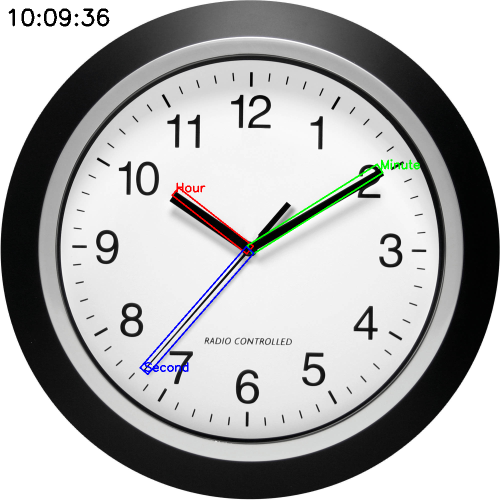
#> input picture result/clock_0.png, 1000 x 1000 px, given as the content of the folder images, which was not available (shown at 1/2 size)
$ python code.py
#> lines starting #> are read from the running program, lines starting #| are printed output that depends on the picture; after the words box and inside, x2 and y2 are one past the last pixel; in counts of white or black regions, pixels touching at a corner belong together; pictures that were not available may be replaced by others from this repository, and a replacement may not be noted
import math
import os

import cv2
import numpy as np


def write_image(image, index=""):
    """Lưu ảnh vào thư mục result"""
    if not os.path.exists("result"):
        os.makedirs("result")
    image_path = f"result/clock_{index}.png"

    if os.path.exists(image_path):
        os.remove(image_path)
    cv2.imwrite(image_path, image)


def resize_image(image, max_size=1000):
    """Resize ảnh về kích thước tối đa max_size"""
    height, width = image.shape[:2]
    scale = max_size / max(height, width)
    new_size = (int(width * scale), int(height * scale))
    return cv2.resize(image, new_size, interpolation=cv2.INTER_AREA)


def find_circle(image):
    """Tìm tâm và bán kính của đồng hồ."""
    gray = cv2.cvtColor(image, cv2.COLOR_BGR2GRAY)
    gray = cv2.medianBlur(gray, 5)

    x_center, y_center, radius = None, None, None

    circles = cv2.HoughCircles(
        gray,
        cv2.HOUGH_GRADIENT,
        1,
        120,
        param1=100,
        param2=100,
        minRadius=40,
        maxRadius=0,
    )

    if circles is not None:
        x_center, y_center, radius = np.uint16(np.around(circles[0, 0]))

    else:
        edges = cv2.Canny(gray, 50, 150)
        contours, _ = cv2.findContours(edges, cv2.RETR_TREE, cv2.CHAIN_APPROX_SIMPLE)
        for contour in sorted(contours, key=cv2.contourArea, reverse=True):
            perimeter = cv2.arcLength(contour, True)
            approx = cv2.approxPolyDP(contour, 0.02 * perimeter, True)
            if len(approx) == 4:
                x, y, w, h = cv2.boundingRect(approx)
                x_center = x + w // 2
                y_center = y + h // 2
                radius = max(w, h) // 2
                break

    return x_center, y_center, radius


def detect_and_group_lines(blurred, center_x, center_y, radius):
    """Phát hiện các đường thẳng và nhóm chúng thành các nhóm dựa trên góc."""
    edges = cv2.Canny(blurred, 50, 150)
    lines = cv2.HoughLinesP(
        edges, 1, np.pi / 180, threshold=100, minLineLength=100, maxLineGap=20
    )

    if lines is None:
        return []

    groups = []
    for line in lines:
        x1, y1, x2, y2 = line[0]
        lengths = [
            np.linalg.norm([x1 - center_x, y1 - center_y]),
            np.linalg.norm([x2 - center_x, y2 - center_y]),
        ]
        if max(lengths) < radius and min(lengths) < 0.4 * radius:
            angle = math.degrees(math.atan2(y2 - y1, x2 - x1))
            for group in groups:
                mean_angle = group["mean_angle"]
                if any(abs(angle - mean_angle - d) < 12 for d in (0, 180, -180)):
                    group["lines"].append(line)
                    break
            else:
                groups.append({"lines": [line], "mean_angle": angle})
    return groups


def parallel_line_distance(line1, line2):
    """Tính khoảng cách giữa hai đường thẳng song song."""
    x1, y1, x2, y2 = line1[0]
    u = np.array([x2 - x1, y2 - y1])
    v = np.array([line2[0][2] - line2[0][0], line2[0][3] - line2[0][1]])
    w = np.array([line2[0][0] - x1, line2[0][1] - y1])
    return np.abs(np.cross(u, w)) / np.linalg.norm(u)


def detect_hands(groups, center_x, center_y):
    """Phát hiện kim đồng hồ trong các nhóm đường thẳng."""
    hands = []
    for group in groups:
        max_length, max_thickness, max_line = 0, 0, None
        for line in group["lines"]:
            x1, y1, x2, y2 = line[0]
            lengths = [
                np.linalg.norm([x1 - center_x, y1 - center_y]),
                np.linalg.norm([x2 - center_x, y2 - center_y]),
            ]
            length = max(lengths)
            if length > max_length:
                max_length = length
                max_line = (
                    [x1, y1, center_x, center_y]
                    if length == lengths[0]
                    else [x2, y2, center_x, center_y]
                )
            for other_line in group["lines"]:
                thickness = parallel_line_distance(line, other_line)
                if thickness > max_thickness:
                    max_thickness = thickness
        if max_thickness > 0:
            hands.append((max_line, max_thickness, max_length))
    hands.sort(key=lambda x: x[2], reverse=True)
    return hands[:3]


def classify_hands(hands):
    """Phân loại các kim đồng hồ thành kim giờ, kim phút và kim giây."""
    if len(hands) < 3:
        return None, None, None
    hands.sort(key=lambda x: x[1])
    second_hand = hands[0]
    remaining_hands = sorted(hands[1:], key=lambda x: x[2])
    return remaining_hands[0], remaining_hands[1], second_hand


def calculate_hand_angle(hand):
    """Tính góc của kim đồng hồ."""
    x1, y1, x2, y2 = hand[0]
    dx = x2 - x1
    dy = y1 - y2

    vector_length = math.sqrt(dx**2 + dy**2)
    dot_product = dy * -1
    cos_theta = max(-1.0, min(1.0, dot_product / vector_length))
    angle = math.degrees(math.acos(cos_theta))

    if dx >= 0:
        angle = 360 - angle

    return angle


def convert_angles_to_time(hour_angle, minutes_angle, second_angle):
    """Chuyển đổi góc của các kim đồng hồ thành thời gian."""
    if minutes_angle < 90:
        hour_angle += 3

    hours = "00"
    minutes = "00"
    seconds = "00"

    if 0 <= hour_angle < 30 or (0 <= hour_angle < 35 and minutes_angle > 350):
        hours = "12"
    elif 30 <= hour_angle < 60 or (30 <= hour_angle < 65 and minutes_angle > 350):
        hours = "01"
    elif 60 <= hour_angle < 90 or (60 <= hour_angle < 95 and minutes_angle > 350):
        hours = "02"
    elif 90 <= hour_angle < 120 or (90 <= hour_angle < 125 and minutes_angle > 350):
        hours = "03"
    elif 120 <= hour_angle < 150 or (120 <= hour_angle < 155 and minutes_angle > 350):
        hours = "04"
    elif 150 <= hour_angle < 180 or (150 <= hour_angle < 185 and minutes_angle > 350):
        hours = "05"
    elif 180 <= hour_angle < 210 or (180 <= hour_angle < 215 and minutes_angle > 350):
        hours = "06"
    elif 210 <= hour_angle < 240 or (210 <= hour_angle < 245 and minutes_angle > 350):
        hours = "07"
    elif 240 <= hour_angle < 270 or (240 <= hour_angle < 275 and minutes_angle > 350):
        hours = "08"
    elif 270 <= hour_angle < 300 or (270 <= hour_angle < 305 and minutes_angle > 350):
        hours = "09"
    elif 300 <= hour_angle < 330 or (300 <= hour_angle < 335 and minutes_angle > 350):
        hours = "10"
    elif 330 <= hour_angle < 360 or (
        (330 <= hour_angle < 360 or 0 <= hour_angle < 5) and minutes_angle > 350
    ):
        hours = "11"
    else:
        "Error"

    minutes = round(minutes_angle / 360 * 60, 2)
    minutes_int = int(minutes)
    minutes_str = str(minutes_int)
    if minutes_int < 10:
        minutes_str = "0" + minutes_str

    if minutes_int == 60:
        if (int(hours) + 1) < 10:
            hours = "0" + str(int(hours) + 1)
        else:
            hours = str(int(hours) + 1)
        minutes_str = "00"
    time = hours + ":" + minutes_str

    seconds = int(second_angle / 6)
    seconds_str = str(seconds)
    if seconds < 10:
        seconds_str = "0" + str(seconds)
    time = time + ":" + seconds_str

    return time


def draw_time(image, time):
    """Vẽ thời gian lên ảnh."""
    cv2.putText(image, time, (10, 50), cv2.FONT_HERSHEY_SIMPLEX, 1.5, (0, 0, 0), 3)


def draw_hand_contour(image, hand, color, label):
    """Vẽ đường viền của kim đồng hồ."""
    x1, y1, x2, y2 = hand[0]
    thickness = 10
    angle = math.atan2(y2 - y1, x2 - x1)
    dx = thickness * math.sin(angle)
    dy = thickness * math.cos(angle)
    contour = np.array(
        [
            [x1 - dx, y1 + dy],
            [x1 + dx, y1 - dy],
            [x2 + dx, y2 - dy],
            [x2 - dx, y2 + dy],
        ],
        np.int32,
    ).reshape((-1, 1, 2))
    cv2.polylines(image, [contour], isClosed=True, color=color, thickness=2)
    cv2.putText(image, label, (x1, y1), cv2.FONT_HERSHEY_SIMPLEX, 0.8, color, 2)


def process_image(image_path, index):
    """Xử lý ảnh và hiển thị kết quả."""
    image = cv2.imread(image_path)
    if image is None:
        print("Không thể đọc ảnh.")
        return
    image = resize_image(image)
    blurred_image = cv2.GaussianBlur(cv2.cvtColor(image, cv2.COLOR_BGR2GRAY), (5, 5), 0)

    center_x, center_y, radius = find_circle(image)
    if center_x is None:
        print("Không thể phát hiện đồng hồ.")
        return

    groups = detect_and_group_lines(blurred_image, center_x, center_y, radius)
    hour_hand, minute_hand, second_hand = classify_hands(
        detect_hands(groups, center_x, center_y)
    )

    if hour_hand is None or minute_hand is None or second_hand is None:
        print("Không thể phát hiện đủ các kim đồng hồ.")
        return

    for hand, color, label in zip(
        [hour_hand, minute_hand, second_hand],
        [(0, 0, 255), (0, 255, 0), (255, 0, 0)],
        ["Hour", "Minute", "Second"],
    ):
        draw_hand_contour(image, hand, color, label)

    time = convert_angles_to_time(
        calculate_hand_angle(hour_hand),
        calculate_hand_angle(minute_hand),
        calculate_hand_angle(second_hand),
    )
    draw_time(image, time)

    write_image(image, index)
    print("Hoàn thành xử lý ảnh", image_path)


def main():
    """Xử lý tất cả ảnh trong thư mục images"""
    dir_path = "images"
    for index, file_name in enumerate(os.listdir(dir_path)):
        image_path = os.path.join(dir_path, file_name)
        process_image(image_path, index)
#> in process_image, image is the input picture: shape (1000, 1000, 3); mean B, G, R 176.5, 176.4, 176.1
#> in find_circle, `circles = cv2.HoughCircles( gray, cv2.HOUGH_GRADIENT, 1, 120, param1=1..`: circles = [[499.5, 499.5, 499.3]]
#> in find_circle, `x_center, y_center, radius = np.uint16(np.around(circles[0, 0]))`: x_center = 500; radius = 499
#> in process_image, `center_x, center_y, radius = find_circle(image)`: center_x = 500; radius = 499
#> in detect_and_group_lines, `edges = cv2.Canny(blurred, 50, 150)`:
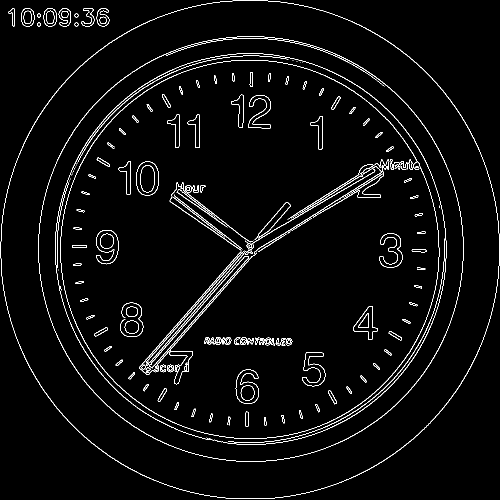
#> edges: shape (1000, 1000) (shown at 1/2 size); 3.1% white in thin lines or dots
#> in detect_and_group_lines, `lines = cv2.HoughLinesP( edges, 1, np.pi / 180, threshold=100, minLine..`: lines = 27 rows, first 6: [281, 738, 502, 483], [284, 741, 518, 472], [299, 747, 519, 495], [575, 438, 764, 320], [446, 542, 794, 325], [525, 473, 781, 325]
#> the loop in detect_and_group_lines, `for line in lines:` made 27 passes
#> (x1, y1, x2, y2, lengths, angle) on passes 1 to 12: (281, 738, 502, 483, [323.4, 17.12], -49.09), (284, 741, 518, 472, [323.6, 33.29], -48.98), (299, 747, 519, 495, [318.4, 19.65], -48.88), (575, 438, 764, 320, [97.31, 319.5], -31.98), (446, 542, 794, 325, [68.41, 342.1], -31.95), (525, 473, 781, 325, [36.8, 331], -30.03), (439, 551, 654, 417, [79.51, 174.9], -31.93), (293, 749, 497, 514, [323.8, 14.32], -49.04), (330, 695, 530, 466, [258.7, 45.34], -48.87), (262, 754, 498, 482, [348.1, 18.11], -49.05), (236, 784, 499, 482, [387.8, 18.03], -48.95), (344, 388, 503, 512, [192, 12.37], 37.95)
#> (x1, y1, x2, y2, lengths) on pass 21: (681, 399, 840, 303, [207.3, 392.9])
#> after the loop in detect_and_group_lines, `for line in lines:`: groups = 3 items
#> the loop in detect_hands, `for group in groups:` made 3 passes
#> the loop in process_image, `for hand, color, label in zip( [hour_hand, minute_hand, second_hand], ..` made 3 passes
#> (hand, color, label) on passes 1 to 3: (([352, 369, 500, 500], 33.66, 197.6), (0, 0, 255), 'Hour'), (([794, 325, 500, 500], 24.56, 342.1), (0, 255, 0), 'Minute'), (([236, 784, 500, 500], 23.36, 387.8), (255, 0, 0), 'Second')
#> after the loop in process_image, `for hand, color, label in zip(`:
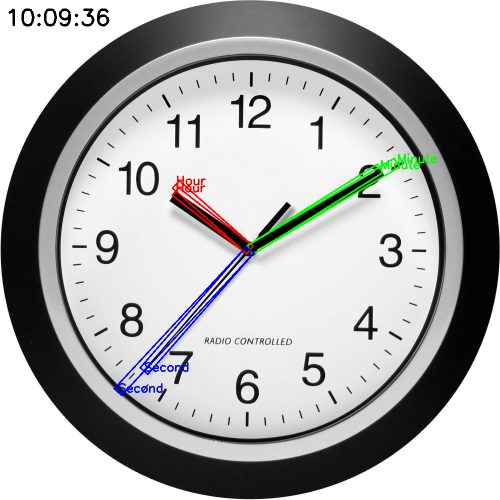
#> image: shape (1000, 1000, 3) (shown at 1/2 size); 0.66% of pixels changed, all inside (x1, y1, x2, y2) = (227, 306, 874, 792)
#> in draw_time, `cv2.putText(image, time, (10, 50), cv2.FONT_HERSHEY_SIMPLEX, 1.5, (0, ..`: image: shape (1000, 1000, 3); 0.01% of pixels changed, all inside (x1, y1, x2, y2) = (193, 17, 219, 53)


if __name__ == "__main__":
    main()

$ run again, on result/clock_12.png
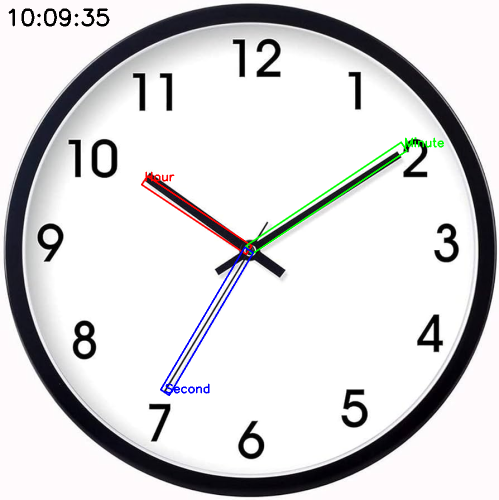
#> input picture result/clock_12.png, 998 x 999 px, given as the content of the folder images, which was not available (shown at 1/2 size)
#> in process_image, image is the input picture: shape (999, 998, 3); mean B, G, R 216.3, 214.8, 215.7
#> circles = [[500.5, 500.5, 493.6]]
#> in find_circle, `x_center, y_center, radius = np.uint16(np.around(circles[0, 0]))`: x_center = 500; radius = 494
#> in process_image, `center_x, center_y, radius = find_circle(image)`: center_x = 500; radius = 494
#> in detect_and_group_lines, `edges = cv2.Canny(blurred, 50, 150)`:
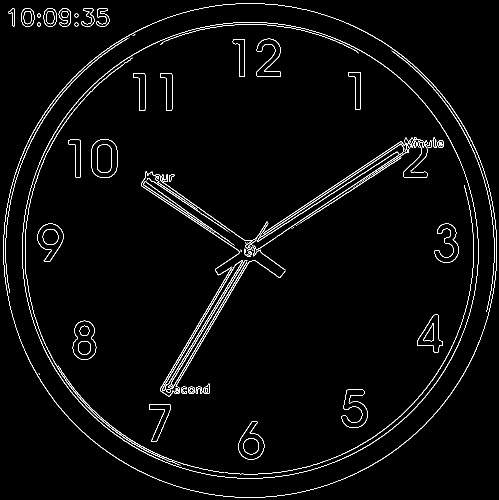
#> edges: shape (1000, 998) (shown at 1/2 size); 2.6% white in thin lines or dots
#> lines = 29 rows, first 6: [430, 539, 833, 277], [326, 785, 521, 462], [310, 819, 522, 467], [451, 542, 840, 280], [616, 436, 801, 316], [478, 504, 763, 312]
#> the loop in detect_and_group_lines, `for line in lines:` made 29 passes
#> (x1, y1, x2, y2, lengths, angle) on passes 1 to 8: (430, 539, 833, 277, [80.13, 400.8], -33.03), (326, 785, 521, 462, [333.9, 43.42], -58.88), (310, 819, 522, 467, [371.3, 39.66], -58.94), (451, 542, 840, 280, [64.54, 405], -33.96), (616, 436, 801, 316, [132.5, 352.8], -32.97), (478, 504, 763, 312, [22.36, 323.3], -33.97), (282, 369, 507, 521, [254.3, 22.14], 34.04), (430, 538, 832, 277, [79.65, 399.9], -32.99)
#> after the loop in detect_and_group_lines, `for line in lines:`: groups = 3 items
#> the loop in detect_hands, `for group in groups:` made 3 passes
#> the loop in process_image, `for hand, color, label in zip( [hour_hand, minute_hand, second_hand], ..` made 3 passes
#> (hand, color, label) on passes 1 to 3: (([290, 346, 500, 500], 30.34, 260.4), (0, 0, 255), 'Hour'), (([840, 280, 500, 500], 24.98, 405), (0, 255, 0), 'Minute'), (([310, 819, 500, 500], 23.75, 371.3), (255, 0, 0), 'Second')
#> after the loop in process_image, `for hand, color, label in zip(`:
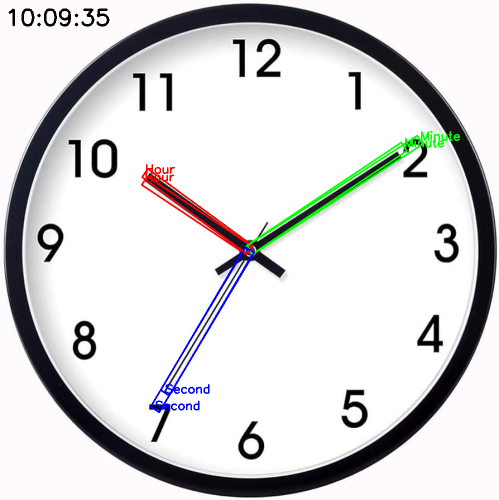
#> image: shape (1000, 998, 3) (shown at 1/2 size); mean B, G, R 215.4, 214.4, 215

$ run again, on result/clock_13.png
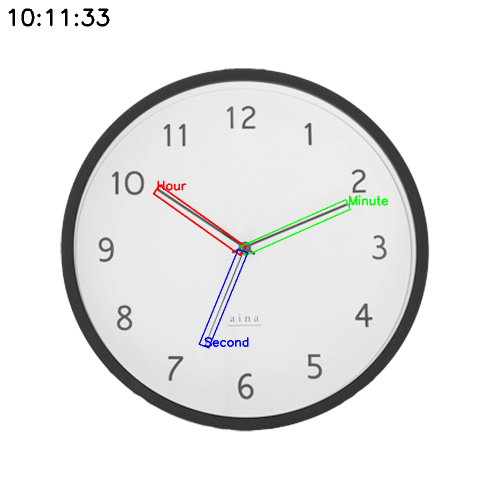
#> input picture result/clock_13.png, 1000 x 1000 px, given as the content of the folder images, which was not available (shown at 1/2 size)
#> in process_image, image is the input picture: shape (1000, 1000, 3); mean B, G, R 232.7, 232.8, 232.7
#> circles = [[485.5, 501.5, 339.9]]
#> in find_circle, `x_center, y_center, radius = np.uint16(np.around(circles[0, 0]))`: x_center = 486; y_center = 502; radius = 340
#> in process_image, `center_x, center_y, radius = find_circle(image)`: center_x = 486; center_y = 502; radius = 340
#> in detect_and_group_lines, `edges = cv2.Canny(blurred, 50, 150)`:
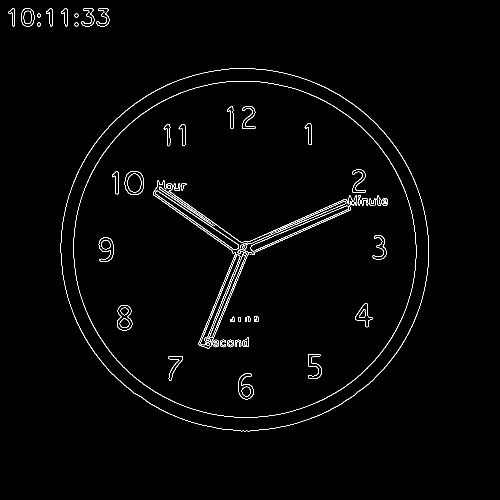
#> edges: shape (1000, 1000) (shown at 1/2 size); 1.5% white in thin lines or dots, all inside (x1, y1, x2, y2) = (17, 16, 858, 863)
#> lines = 21 rows, first 6: [462, 499, 730, 380], [463, 525, 701, 419], [464, 522, 757, 391], [464, 503, 720, 394], [415, 696, 493, 503], [282, 368, 492, 516]
#> the loop in detect_and_group_lines, `for line in lines:` made 21 passes
#> (x1, y1, x2, y2, lengths, angle) on passes 1 to 8: (462, 499, 730, 380, [24.19, 272.8], -23.94), (463, 525, 701, 419, [32.53, 230.5], -24.01), (464, 522, 757, 391, [29.73, 292.9], -24.09), (464, 503, 720, 394, [22.02, 257.7], -23.06), (415, 696, 493, 503, [206.6, 7.07], -67.99), (282, 368, 492, 516, [244.1, 15.23], 35.17), (408, 693, 492, 483, [206.3, 19.92], -68.2), (419, 695, 494, 510, [204.3, 11.31], -67.93)
#> after the loop in detect_and_group_lines, `for line in lines:`: groups = 3 items
#> the loop in detect_hands, `for group in groups:` made 3 passes
#> the loop in process_image, `for hand, color, label in zip( [hour_hand, minute_hand, second_hand], ..` made 3 passes
#> (hand, color, label) on passes 1 to 3: (([282, 368, 486, 502], 24.14, 244.1), (0, 0, 255), 'Hour'), (([757, 391, 486, 502], 24.17, 292.9), (0, 255, 0), 'Minute'), (([397, 689, 486, 502], 22.65, 207.1), (255, 0, 0), 'Second')
#> after the loop in process_image, `for hand, color, label in zip(`:
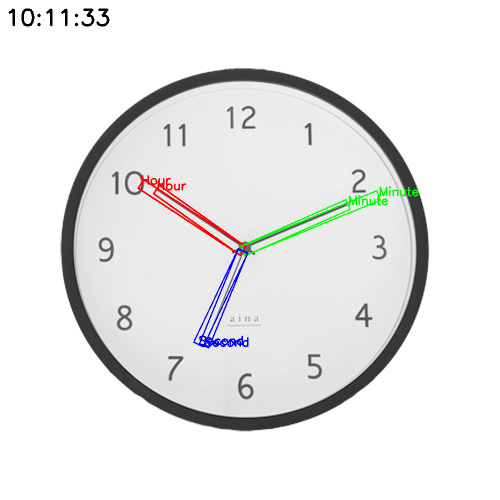
#> image: shape (1000, 1000, 3) (shown at 1/2 size); 0.5% of pixels changed, all inside (x1, y1, x2, y2) = (275, 350, 837, 695)

$ run again, on result/clock_14.png
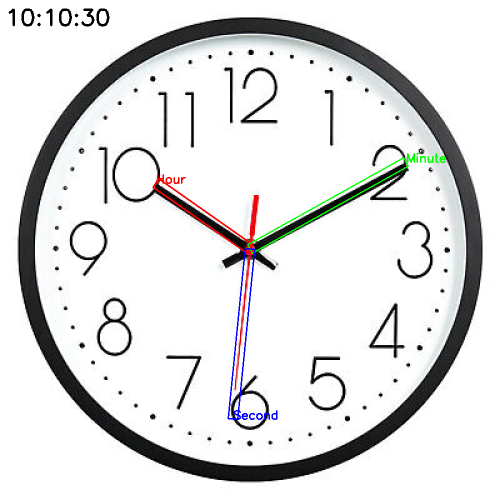
#> input picture result/clock_14.png, 1000 x 1000 px, given as the content of the folder images, which was not available (shown at 1/2 size)
#> in process_image, image is the input picture: shape (1000, 1000, 3); mean B, G, R 223.4, 223.2, 223.1
#> circles = [[500.5, 498.5, 464.2]]
#> in find_circle, `x_center, y_center, radius = np.uint16(np.around(circles[0, 0]))`: x_center = 500; y_center = 498; radius = 464
#> in process_image, `center_x, center_y, radius = find_circle(image)`: center_x = 500; center_y = 498; radius = 464
#> in detect_and_group_lines, `edges = cv2.Canny(blurred, 50, 150)`:
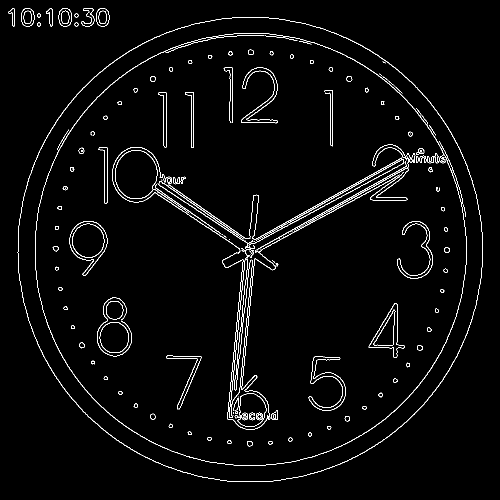
#> edges: shape (1000, 1000) (shown at 1/2 size); 2.5% white in thin lines or dots, all inside (x1, y1, x2, y2) = (17, 16, 966, 964)
#> lines = 37 rows, first 6: [493, 510, 850, 312], [558, 477, 856, 312], [555, 481, 817, 341], [479, 499, 844, 297], [477, 497, 838, 297], [608, 432, 848, 304]
#> the loop in detect_and_group_lines, `for line in lines:` made 37 passes
#> (x1, y1, x2, y2, lengths, angle) on passes 1 to 8: (493, 510, 850, 312, [13.89, 396.4], -29.01), (558, 477, 856, 312, [61.68, 401.7], -28.97), (555, 481, 817, 341, [57.57, 353.7], -28.12), (479, 499, 844, 297, [21.02, 398.4], -28.96), (477, 497, 838, 297, [23.02, 393.2], -28.99), (608, 432, 848, 304, [126.6, 398.4], -28.07), (446, 519, 847, 306, [57.94, 396.6], -27.98), (457, 838, 495, 477, [342.7, 21.59], -83.99)
#> after the loop in detect_and_group_lines, `for line in lines:`: groups = 3 items
#> the loop in detect_hands, `for group in groups:` made 3 passes
#> the loop in process_image, `for hand, color, label in zip( [hour_hand, minute_hand, second_hand], ..` made 3 passes
#> (hand, color, label) on passes 1 to 3: (([313, 352, 500, 498], 30.58, 237.2), (0, 0, 255), 'Hour'), (([856, 312, 500, 498], 25.2, 401.7), (0, 255, 0), 'Minute'), (([472, 847, 500, 498], 22.74, 350.1), (255, 0, 0), 'Second')
#> after the loop in process_image, `for hand, color, label in zip(`:
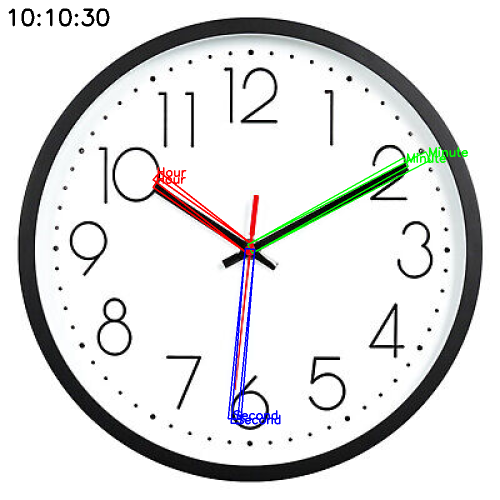
#> image: shape (1000, 1000, 3) (shown at 1/2 size); 0.63% of pixels changed, all inside (x1, y1, x2, y2) = (305, 293, 936, 849)
